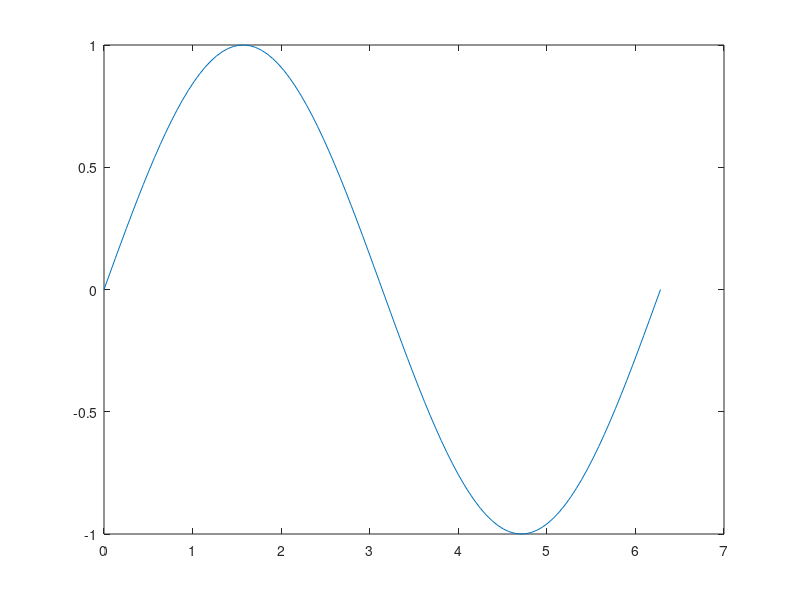
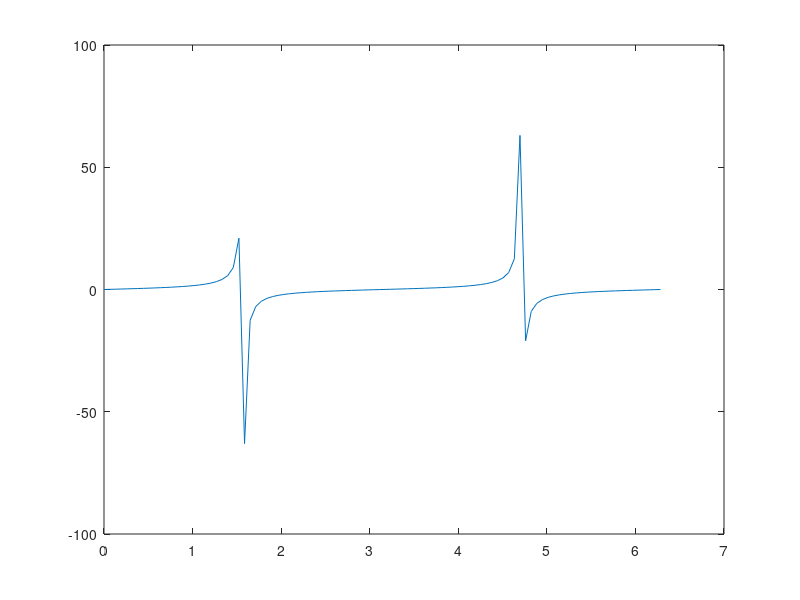

The MATLAB script that drew these images, in order: (Note: this script raises an error after producing the figures.)
% SAVEFIGS example

%% Script
% Cleaning
close all;

% Plot something
x = linspace(0,2*pi,100);
y1 = sin(x);
y2 = tan(x);
figure(2); plot(x,y1);
figure(3); plot(x,y2);

% I'm choosing a save folder (if I don't they will be saved into .\fig\
savedir = 'myfigures';

% I can just save the figures with their numbers, so that the created name
% would be "fig2", "fig3"...
SaveFigs(savedir);

% or I can specify the name of the figures
f2 = figure(2);
f2.Name = 'Sine plot';
f3 = figure(3);
f3.Name = 'Tan plot';

SaveFigs(savedir);

% I can choose the format of the output files as the second argument of the
% function
SaveFigs(savedir,'fig');

return;
%% Shortcut
% I find very useful to use this function as a toolbar shortcut. By using
% the provided code for the shortcut, it saves all the opened figures in
% the folder specified in the variable "figdir". 
% If the variable is not present, it saves them into the default folder .\fig.
disp('Saving open figures...');
if(exist('figdir','var') == 1)
    SaveFigs(figdir);
else
    SaveFigs();
end

return;